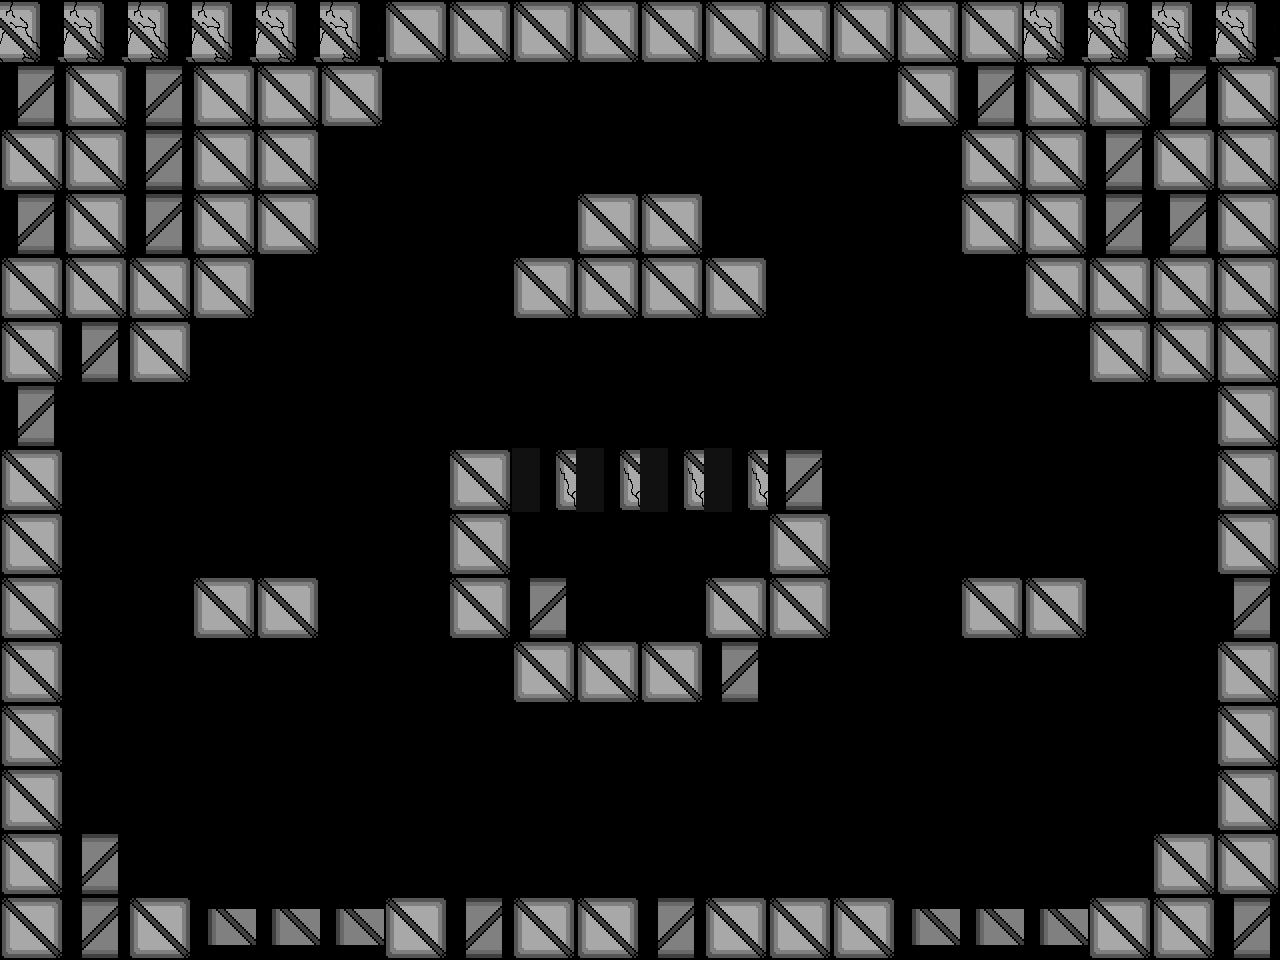

This game map was drawn from its Tiled (.tmx) file and the tilesets committed beside it. A one-line description and the trimmed map source follow:
An orthogonal 20x15 tile map with 64x64 px tiles, 1 tile layer (Tile Layer 2) and 6 objects (2x Uno, ScrollingBackground, Player, HealthUp, Newborn).

<map version="1.0" tiledversion="1.1.1" orientation="orthogonal" renderorder="right-down" width="20" height="15" tilewidth="64" tileheight="64" infinite="0" nextobjectid="104">
 <properties>
  <property name="assassin" value="assets/assasin_rightLeftSpritesheet.png" />
  <property name="backgroundEasy" value="assets/backgroundEasy.png" />
  <property name="backgroundHard" value="assets/backgroundHard.png" />
  <property name="backgroundMedium" value="assets/backgroundMedium.png" />
  <property name="boss" value="assets/boss.png" />
  <property name="bossexplosion" value="assets/bossexplosion.png" />
  <property name="damageUp" value="assets/metalBoxCoin.png" />
  <property name="explosion" value="assets/explosion.png" />
  <property name="firingRateUp" value="assets/metalBoxCoin.png" />
  <property name="healthUp" value="assets/metalBoxHeart.png" />
  <property name="largeexplosion" value="assets/largeexplosion.png" />
  <property name="loading" value="assets/loading.png" />
  <property name="moveSpeedUp" value="assets/metalBoxCoin.png" />
  <property name="newborn" value="assets/newborn_spritesheet(h54_w62).png" />
  <property name="player" value="assets/playerSpriteSheetTemp.png" />
  <property name="reward" value="assets/reward1.png" />
  <property name="smallexplosion" value="assets/smallexplosion.png" />
  <property name="uno" value="assets/uno_Static.png" />
 </properties>
 <tileset firstgid="1" name="blocks1" tilewidth="64" tileheight="64" tilecount="14" columns="14">
  <image source="blocks1.png" width="900" height="64" />
 </tileset>
 <objectgroup color="#00ff00" name="Object Layer 1">
  <object id="59" name="Background" type="ScrollingBackground" x="0" y="0" width="64" height="64">
   <properties>
    <property name="numFrames" value="1" />
    <property name="textureHeight" value="960" />
    <property name="textureID" value="backgroundEasy" />
    <property name="textureWidth" value="1280" />
   </properties>
  </object>
  <object id="55" name="Player1" type="Player" x="623.151" y="100.701" width="34" height="64">
   <properties>
    <property name="numFrames" value="6" />
    <property name="textureHeight" value="60" />
    <property name="textureID" value="player" />
    <property name="textureWidth" value="34" />
   </properties>
  </object>
  <object id="98" name="Uno1" type="Uno" x="171.167" y="746.5" width="39" height="51">
   <properties>
    <property name="numFrames" value="2" />
    <property name="textureHeight" value="51" />
    <property name="textureID" value="uno" />
    <property name="textureWidth" value="39" />
   </properties>
  </object>
  <object id="99" name="Uno1" type="Uno" x="1061.83" y="754.5" width="39" height="51">
   <properties>
    <property name="numFrames" value="2" />
    <property name="textureHeight" value="51" />
    <property name="textureID" value="uno" />
    <property name="textureWidth" value="39" />
   </properties>
  </object>
  <object id="100" name="HealthUp" type="HealthUp" x="608" y="554.667" width="64" height="64">
   <properties>
    <property name="numFrames" value="1" />
    <property name="textureHeight" value="64" />
    <property name="textureID" value="healthUp" />
    <property name="textureWidth" value="64" />
   </properties>
  </object>
  <object id="103" name="Newborn1" type="Newborn" x="606.333" y="791.667" width="62" height="54">
   <properties>
    <property name="numFrames" value="2" />
    <property name="textureHeight" value="54" />
    <property name="textureID" value="newborn" />
    <property name="textureWidth" value="62" />
   </properties>
  </object>
 </objectgroup>
 <layer name="Tile Layer 2" width="20" height="15">
  <properties>
   <property name="collidable" value="" />
  </properties>
  <data>[300 cells, 130 non-empty, 5 distinct tile ids]</data>
 </layer>
</map>
